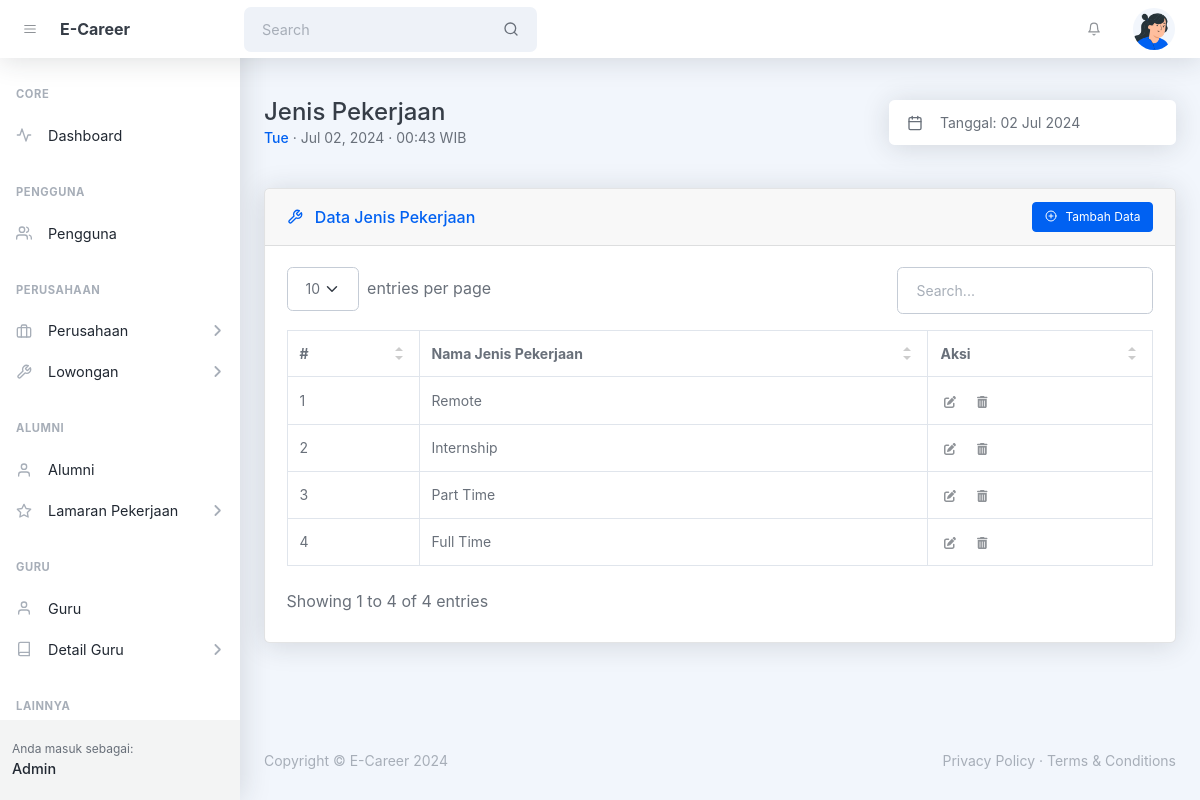
The page /admin/jenis_pekerjaan.php (signed in) on the database its author committed.
### tables this page shows
CREATE TABLE `tbl_jenis_pekerjaan` (
  `id` int(10) UNSIGNED NOT NULL,
  `jenis_pekerjaan` varchar(32) NOT NULL,
  `created_at` timestamp NOT NULL DEFAULT current_timestamp(),
  `updated_at` timestamp NULL DEFAULT NULL ON UPDATE current_timestamp()
);

### helpers/isAccessAllowedHelper.php (called while the page is built, shortened)
<?php
function isAccessAllowed($expected_hak_akses = null): bool {
    include_once '../config/config.php';
    $current_hak_akses = $_SESSION['hak_akses'] ?? null;
    $expected_hak_akses = !is_array($expected_hak_akses)
        ? array($expected_hak_akses)
        : $expected_hak_akses;
    return true;
}
?>

### admin/jenis_pekerjaan.php (the view, shortened to what this page needs)
<?php
include '../helpers/isAccessAllowedHelper.php';
if (!isAccessAllowed('admin')) :
  session_destroy();
  echo "<meta http-equiv='refresh' content='0;" . base_url_return('index.php?msg=other_error') . "'>";
else :
  include_once '../config/connection.php';
?>
  <!DOCTYPE html>
  <html lang="en">
  <head>
    <?php include '_partials/head.php' ?>
  </head>
  <body class="nav-fixed">
    <?php include '_partials/topnav.php' ?>
    <div id="layoutSidenav">
      <div id="layoutSidenav_nav">
        <?php include '_partials/sidebar.php' ?>
      </div>
      <div id="layoutSidenav_content">
        <main>
          <div class="container-xl px-4 mt-5">
            <div class="d-flex justify-content-between align-items-sm-center flex-column flex-sm-row mb-4">
              <div class="me-4 mb-3 mb-sm-0">
                <h1 class="mb-0">Jenis Pekerjaan</h1>
                <div class="small">
                  <span class="fw-500 text-primary"><?= date('D') ?></span>
                  &middot; <?= date('M d, Y') ?> &middot; <?= date('H:i') ?> WIB
                </div>
              </div>
              <div class="input-group input-group-joined border-0 shadow w-auto">
                <span class="input-group-text"><i data-feather="calendar"></i></span>
                <input class="form-control ps-0 pointer" id="litepickerRangePlugin" value="Tanggal: <?= date('d M Y') ?>" readonly />
              </div>
            </div>
            <div class="card card-header-actions mb-4 mt-5">
              <div class="card-header">
                <div>
                  <i data-feather="tool" class="me-2 mt-1"></i>
                  Data Jenis Pekerjaan
                </div>
                <button class="btn btn-sm btn-primary toggle_modal_tambah" type="button"><i data-feather="plus-circle" class="me-2"></i>Tambah Data</button>
              </div>
              <div class="card-body">
                <table id="datatablesSimple">
                  <thead>
                    <tr>
                      <th>#</th>
                      <th>Nama Jenis Pekerjaan</th>
                      <th>Aksi</th>
                    </tr>
                  </thead>
                  <tbody>
                    <?php
                    $no = 1;
                    $query_jenis_pekerjaan = mysqli_query($connection, "SELECT *  FROM tbl_jenis_pekerjaan ORDER BY id DESC");
                    while ($jenis_pekerjaan = mysqli_fetch_assoc($query_jenis_pekerjaan)):
                    ?>
                      <tr>
                        <td><?= $no++ ?></td>
                        <td><?= $jenis_pekerjaan['jenis_pekerjaan'] ?></td>
                        <td>
                          <button class="btn btn-datatable btn-icon btn-transparent-dark me-2 toggle_modal_ubah"
                            data-id_jenis_pekerjaan="<?= $jenis_pekerjaan['id'] ?>"
                            data-jenis_pekerjaan="<?= $jenis_pekerjaan['jenis_pekerjaan'] ?>">
                            <i class="fa fa-pen-to-square"></i>
                          </button>
                          <button class="btn btn-datatable btn-icon btn-transparent-dark me-2 toggle_swal_hapus"
                            data-id_jenis_pekerjaan="<?= $jenis_pekerjaan['id'] ?>"
                            data-jenis_pekerjaan="<?= $jenis_pekerjaan['jenis_pekerjaan'] ?>">
                            <i class="fa fa-trash-can"></i>
                          </button>
                        </td>
                      </tr>
                    <?php endwhile ?>
                  </tbody>
                </table>
              </div>
            </div>
          </div>
        </main>
        <?php include '_partials/footer.php' ?>
      </div>
    </div>
  </body>
  </html>
<?php endif ?>

### rows shown on the page
tbl_jenis_pekerjaan: jenis_pekerjaan "Remote"
tbl_jenis_pekerjaan: jenis_pekerjaan "Internship"
tbl_jenis_pekerjaan: jenis_pekerjaan "Part Time"
tbl_jenis_pekerjaan: jenis_pekerjaan "Full Time"

### other values the page prints
SITE_NAME_SHORT "E-Career"
$user_logged_in "Admin"
